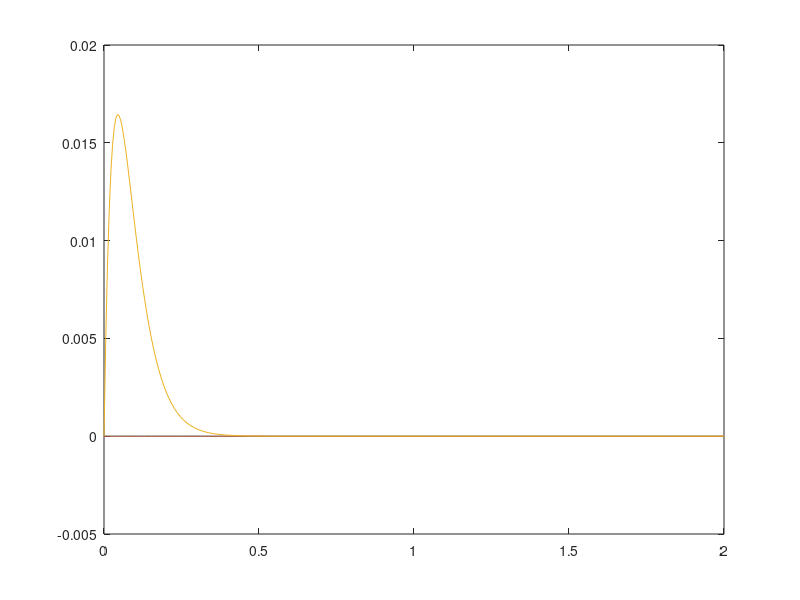

Write MATLAB code to recreate this figure.
function impedance_dynamics_simulation
m = 1;
k = 500;
M = m * eye(3);
K = k * eye(3);
B = 2*sqrt(m * k) * eye(3);
y0 = zeros(6, 1);
y0(4:6) = [0, 0, 1]';
dynamic = @(t, y) impedance_dynamics(t, y, M, B, K, @force);
tspan = [0, 2];
[t, y] = ode45(dynamic, tspan, y0);
plot(t, y(:,1:3)');


function f = force(t)
if t > 0.5 && t < 1.5
    f = [0; 0; 0];
else
    f = [0; 0; 0];
end
function yd = impedance_dynamics(t, y, M, B, K, f)
x = y(1: 3);
xd = y(4:6);
xdd = M \ (f(t) - B * xd - K * x);
yd = [xd; xdd];